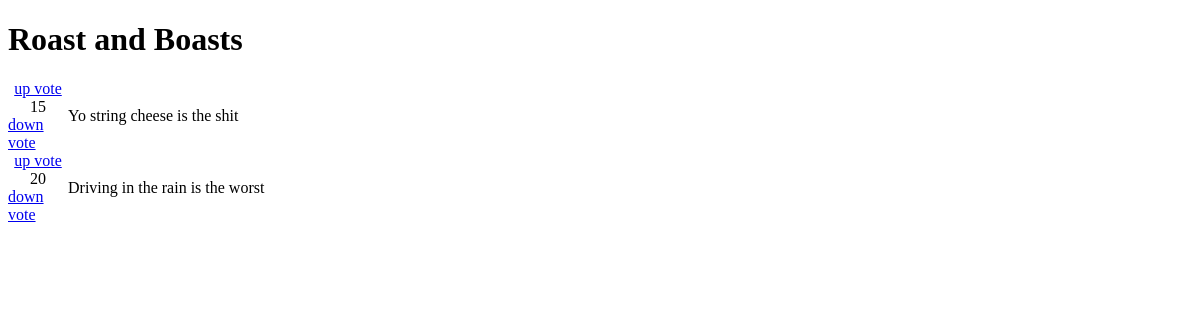
Before: / with the older database file.
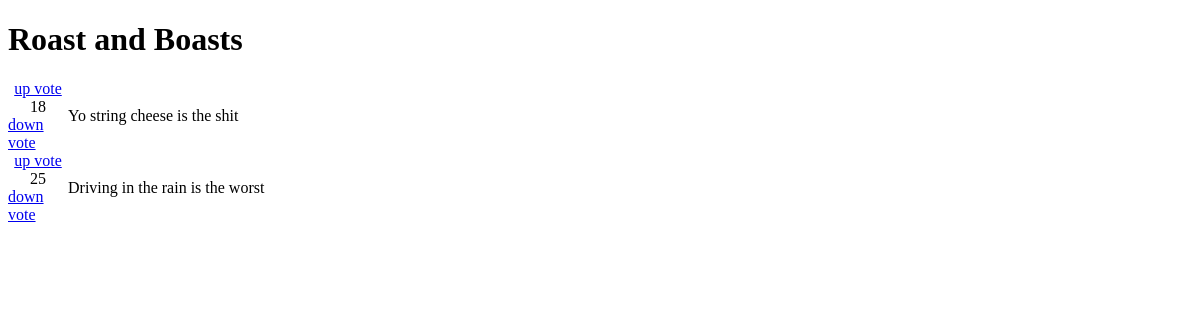
After: the same page with the newer database file.
### ghostpost/models.py (models this page shows)
class GhostPost(models.Model):
    isBoast = models.BooleanField()
    content = models.CharField(max_length=280)
    upvotes = models.IntegerField()
    downvotes = models.IntegerField()
    datetime = models.DateTimeField()
    def __str__(self):
        return self.content
    @property
    def total_count(self):
        return self.upvotes - self.downvotes

### ghostpost/views.py (the view)
# urls.py: path('', views.index, name='homepage')
def index(request):
    posts = GhostPost.objects.all()
    return render(request, 'index.html', {
        'data': posts
    })

### ghostpost/template/index.html (shortened to what this page needs)
{% load static %}
<!DOCTYPE html>
<html lang="en">
<head>
    <link href='{% static "css/index.css" %}' rel='stylesheet' />
</head>
<body>
    <h1>Roast and Boasts</h1>
    <div>
    {% for post in data %}
        <div class="post">
            <div class='vote'>
                <a href="/upvote/{{ post.id }}">up vote</a>
                <div>
                    {{ post.total_count }}
                </div>
                <a href="/downvote/{{ post.id }}">down vote</a>
            </div>
            {{post}}
        </div>
    {% endfor %}
    </div>
</body>
</html>

### ghostpost/static/css/index.css (style rules this page uses)
.post { display: flex; align-items: center; }
.vote { width: 5vw; display: flex; flex-direction: column; align-items: center; }

Changed rows visible on the page:
changed GhostPost "Yo string cheese is the shit": total_count "15" → "18"
changed GhostPost "Driving in the rain is the worst": total_count "20" → "25"
